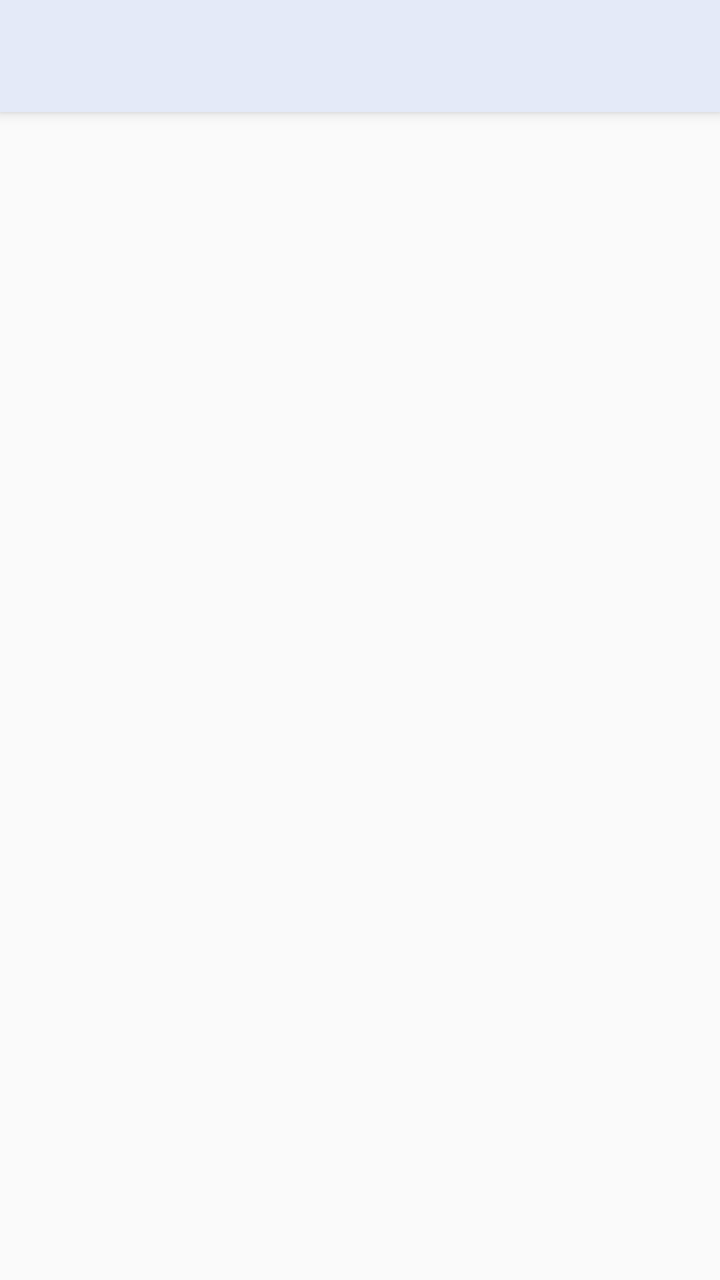
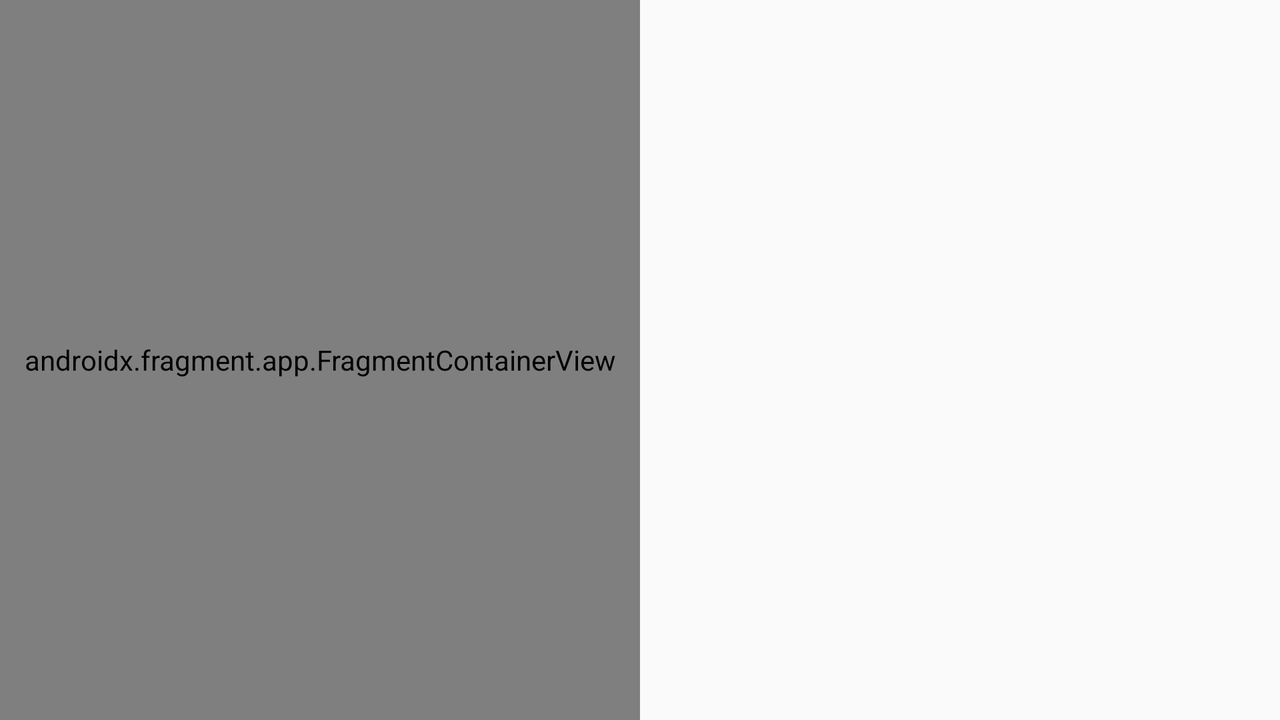

An Android layout and its configuration variant, each rendered on a device that would load it. The default file and the variant file are quoted in full after the pictures.
<!-- AndroidManifest.xml: activity theme Theme.Note.NoActionBar -->
<!-- res/layout/activity_main.xml -->
<?xml version="1.0" encoding="utf-8"?>
<androidx.drawerlayout.widget.DrawerLayout xmlns:android="http://schemas.android.com/apk/res/android"
    xmlns:app="http://schemas.android.com/apk/res-auto"
    xmlns:tools="http://schemas.android.com/tools"
    android:id="@+id/drawer_layout"
    android:layout_width="match_parent"
    android:layout_height="match_parent"
    android:fitsSystemWindows="true"
    tools:openDrawer="start">

    <include
        android:id="@+id/app_bar_main"
        layout="@layout/app_bar_main"
        android:layout_width="match_parent"
        android:layout_height="match_parent" />

    <com.google.android.material.navigation.NavigationView
        android:id="@+id/nav_view"
        android:layout_width="wrap_content"
        android:layout_height="match_parent"
        android:layout_gravity="start"
        android:backgroundTint="@color/link_water"
        android:fitsSystemWindows="true"
        app:headerLayout="@layout/nav_header_main"
        app:itemIconTint="@color/cornflower"
        app:itemTextColor="@color/mine_shaft"
        app:menu="@menu/activity_main_drawer_menu" />
</androidx.drawerlayout.widget.DrawerLayout>
<!-- res/layout/app_bar_main.xml (included above) -->
<?xml version="1.0" encoding="utf-8"?>
<androidx.coordinatorlayout.widget.CoordinatorLayout
    xmlns:android="http://schemas.android.com/apk/res/android"
    xmlns:tools="http://schemas.android.com/tools"
    android:layout_width="match_parent"
    android:layout_height="match_parent"
    tools:context=".MainActivity">

    <com.google.android.material.appbar.AppBarLayout
        android:layout_width="match_parent"
        android:layout_height="wrap_content"
        android:theme="@style/Theme.Note.AppBarOverlay">

        <androidx.appcompat.widget.Toolbar
            android:id="@+id/toolbar"
            android:layout_width="match_parent"
            android:layout_height="?attr/actionBarSize"
            />

    </com.google.android.material.appbar.AppBarLayout>

    <include layout="@layout/content_main" />

</androidx.coordinatorlayout.widget.CoordinatorLayout>
<!-- res/layout/nav_header_main.xml (included above) -->
<?xml version="1.0" encoding="utf-8"?>
<LinearLayout xmlns:android="http://schemas.android.com/apk/res/android"
    xmlns:app="http://schemas.android.com/apk/res-auto"
    android:layout_width="match_parent"
    android:layout_height="@dimen/nav_header_height"
    android:background="@drawable/side_nav_bar"
    android:gravity="bottom"
    android:orientation="vertical"
    android:paddingLeft="@dimen/activity_horizontal_margin"
    android:paddingTop="@dimen/activity_vertical_margin"
    android:paddingRight="@dimen/activity_horizontal_margin"
    android:paddingBottom="@dimen/activity_vertical_margin"
    android:theme="@style/ThemeOverlay.AppCompat.Dark">

    <ImageView
        android:id="@+id/imageView"
        android:layout_width="wrap_content"
        android:layout_height="wrap_content"
        android:layout_marginBottom="10dp"
        android:contentDescription="@string/nav_header_desc"
        app:srcCompat="@mipmap/ic_icon_main_round" />

    <TextView
        android:layout_width="match_parent"
        android:layout_height="wrap_content"
        android:text="@string/nav_header_title"
        android:textColor="@color/black" />

    <TextView
        android:id="@+id/textView"
        android:layout_width="wrap_content"
        android:layout_height="wrap_content"
        android:text="@string/nav_header_subtitle"
        android:textColor="@color/black" />
</LinearLayout>
<!-- res/layout/content_main.xml (included above) -->
<?xml version="1.0" encoding="utf-8"?>
<androidx.constraintlayout.widget.ConstraintLayout xmlns:android="http://schemas.android.com/apk/res/android"
    xmlns:app="http://schemas.android.com/apk/res-auto"
    xmlns:tools="http://schemas.android.com/tools"
    android:layout_width="match_parent"
    android:layout_height="match_parent"
    app:layout_behavior="@string/appbar_scrolling_view_behavior"
    tools:showIn="@layout/app_bar_main">

    <FrameLayout
        android:id="@+id/fragment_container"
        android:layout_width="match_parent"
        android:layout_height="match_parent" />
</androidx.constraintlayout.widget.ConstraintLayout>
<!-- resources referenced by this layout -->
<resources>
  <color name="black">#FF000000</color>
  <color name="cornflower">#99B6E8</color>
  <color name="link_water">#E4EAF8</color>
  <color name="mine_shaft">#656565</color>
  <dimen name="activity_horizontal_margin">16dp</dimen>
  <dimen name="activity_vertical_margin">16dp</dimen>
  <dimen name="nav_header_height">200dp</dimen>
  <!-- drawable side_nav_bar (drawable) -->
  <shape xmlns:android="http://schemas.android.com/apk/res/android"
      android:shape="rectangle">
      <gradient
          android:angle="270"
          android:centerColor="@color/spindle"
          android:endColor="@color/link_water"
          android:startColor="@color/cornflower"
          android:type="linear" />
  </shape>
  <!-- mipmap ic_icon_main_round: png bitmap (mipmap-hdpi, 5628 bytes) -->
  <string name="nav_header_desc">Аватарка пользователя</string>
  <string name="nav_header_subtitle">test@test.com</string>
  <string name="nav_header_title">Олег Пронин</string>
  <style name="Theme.Note.AppBarOverlay" parent="ThemeOverlay.MaterialComponents.Light" />
  <style name="Theme.Note.NoActionBar">
          <item name="windowActionBar">false</item>
          <item name="windowNoTitle">true</item>
      </style>
  <color name="spindle">#B5C7E6</color>
</resources>
<!-- res/layout-land/activity_main.xml (the repository's variant of the layout above) -->
<!-- drawn on the phone turned sideways -->
<?xml version="1.0" encoding="utf-8"?>
<LinearLayout xmlns:android="http://schemas.android.com/apk/res/android"
    android:layout_width="match_parent"
    android:layout_height="match_parent"
    android:orientation="horizontal">

    
    <androidx.fragment.app.FragmentContainerView
        android:id="@+id/listNotes"
        android:name="com.example.note.fragment.ListNotesFragment"
        android:layout_width="0px"
        android:layout_height="match_parent"
        android:layout_weight="1" />

    
    <FrameLayout
        android:id="@+id/detailNotes"
        android:layout_width="0px"
        android:layout_height="match_parent"
        android:layout_weight="1" />
</LinearLayout>
<!-- resources referenced by the variant -->
<!-- as the phone turned sideways resolves them -->
<resources>
  <style name="Theme.Note.NoActionBar">
          <item name="windowActionBar">false</item>
          <item name="windowNoTitle">true</item>
      </style>
</resources>
